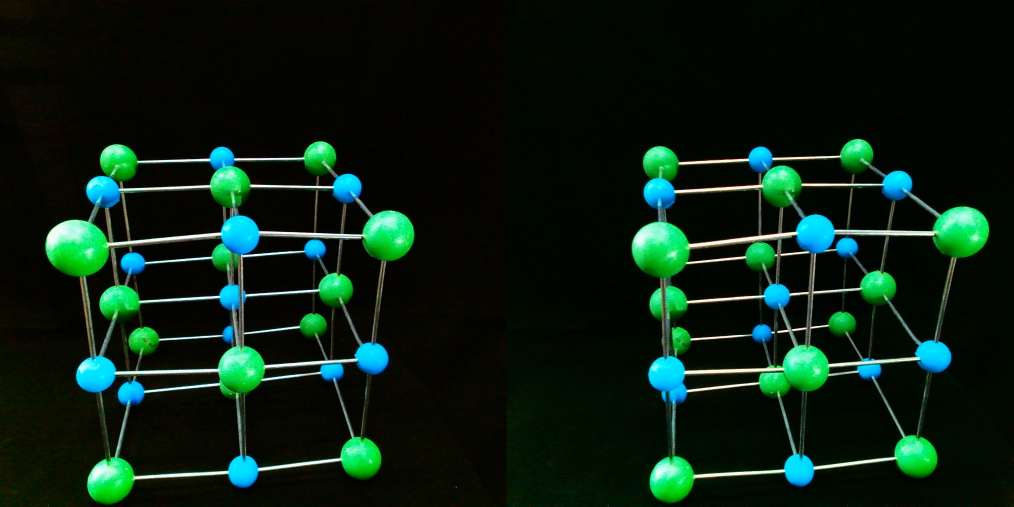
#> input picture Hamster/Week_19/Origin_2.jpg, 3040 x 1520 px, found by its file name (shown at 1/3 size)
$ python main.py
#> lines starting #> are read from the running program, lines starting #| are printed output that depends on the picture; pictures that were not available may be replaced by others from this repository, and a replacement may not be noted
### Hamster/Week_21/mySURF.py
import cv2
import matplotlib.pyplot as plt
import calc_median_color
import numpy as np
from exist_line import exist_line
import if_orange
import mean_coord
import exist_line

img = cv2.imread('Origin_2.jpg')
#> img is the input picture: shape (1520, 3040, 3); mean B, G, R 19.3, 31.3, 11
img1 = cv2.imread('Left_2.jpg',cv2.IMREAD_GRAYSCALE)
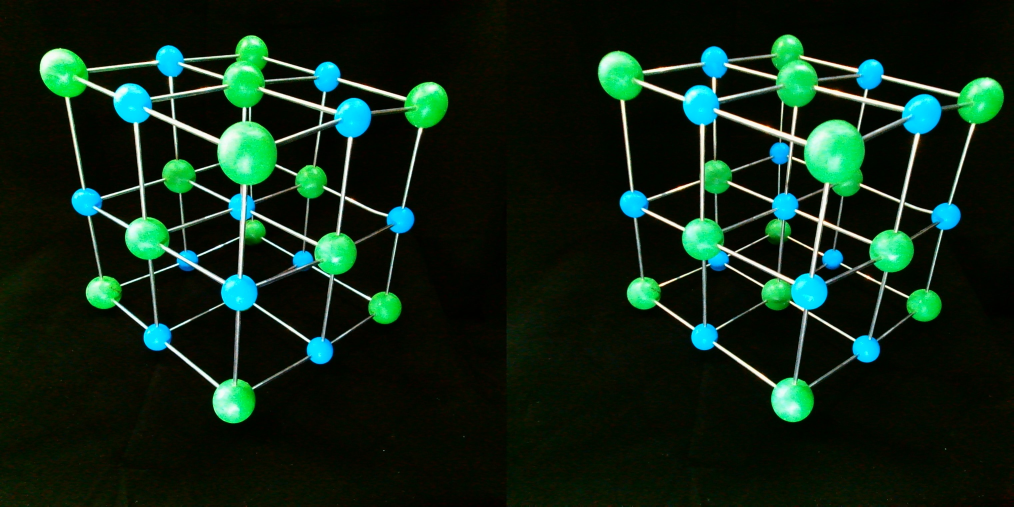
#> input picture Hamster/Week_19/Origin_1.jpg, 3040 x 1520 px, given in place of Left_2.jpg, which was not available (shown at 1/3 size)
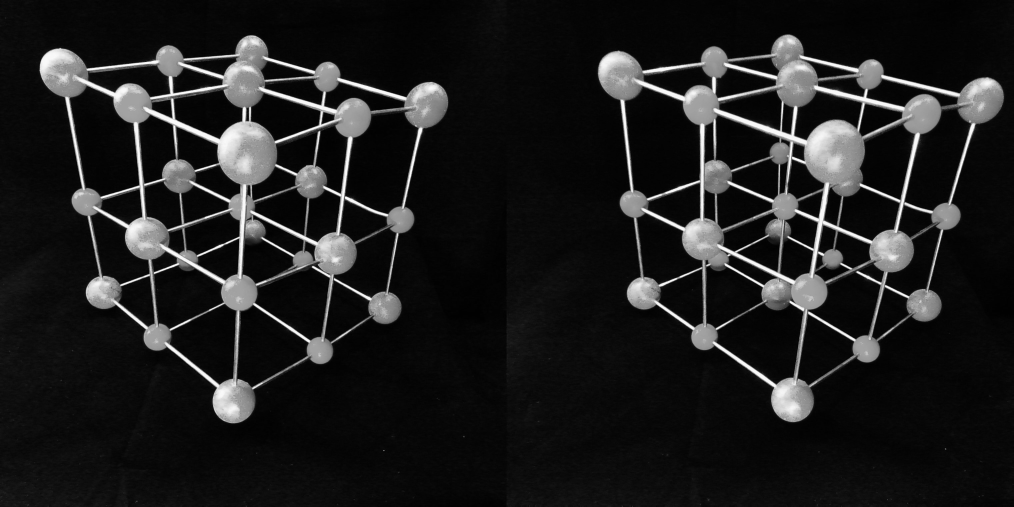
#> img1: shape (1520, 3040) (shown at 1/3 size); min 0, max 255, mean 30.4
img2 = cv2.imread('Right_2.jpg',cv2.IMREAD_GRAYSCALE)
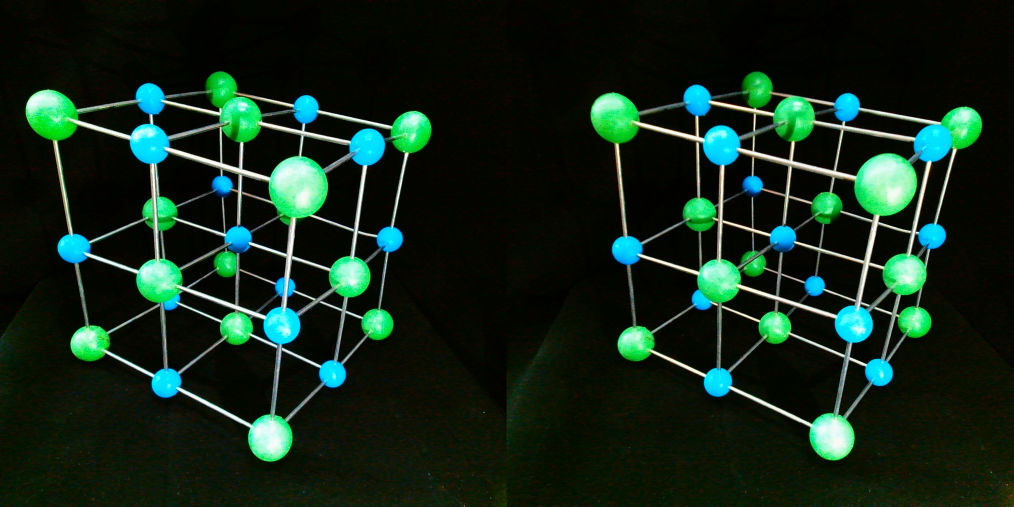
#> input picture Hamster/Week_19/Origin_4.jpg, 3040 x 1520 px, given in place of Right_2.jpg, which was not available (shown at 1/3 size)
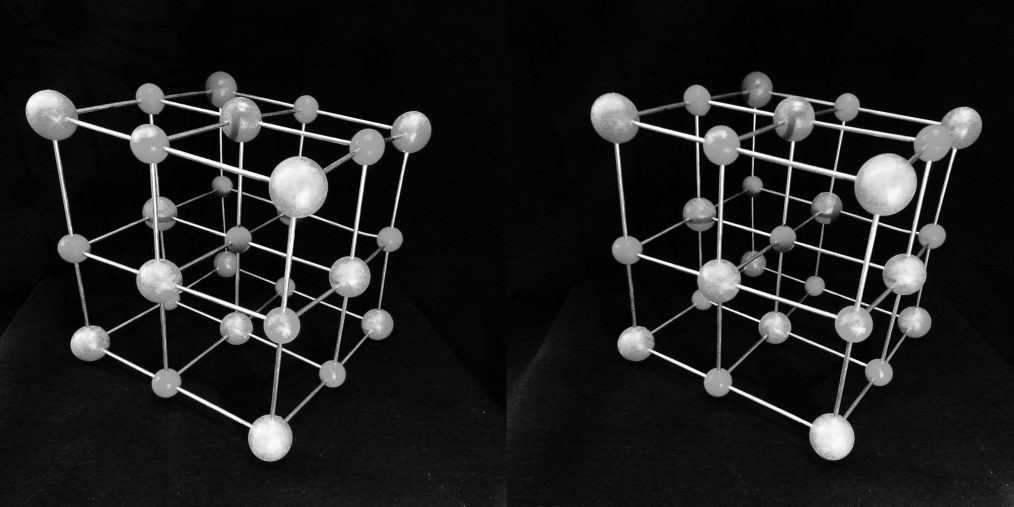
#> img2: shape (1520, 3040) (shown at 1/3 size); min 0, max 255, mean 31.8
img1_color = cv2.imread('Left_2.jpg')
#> img1_color is the input picture: shape (1520, 3040, 3); mean B, G, R 24.4, 38.7, 16.7
img2_color = cv2.imread('Right_2.jpg')
#> img2_color is the input picture: shape (1520, 3040, 3); mean B, G, R 26.2, 39.4, 19.1
#create a SURF object
#threshold,feature,otcave,dimension,upright
#> (the run stopped early here; a loop or call above may not have finished)
